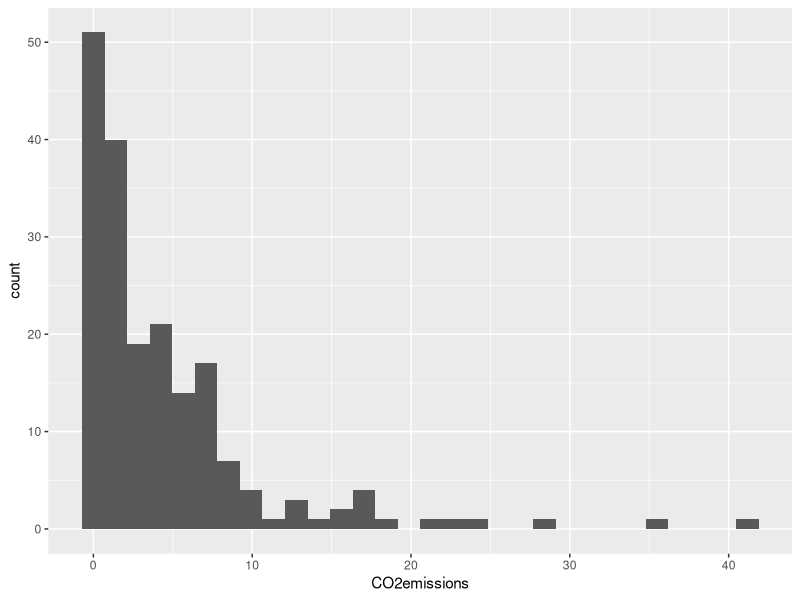

This chart was generated by the following R code:
## ---- chunk 1
#| message: false
#| warning: false
#| echo: false
library(tidyverse)
library(here)
library(ggplot2)
## ---- chunk 2
#| echo: false
gapmndr = read.csv(here("data/Gapminder_2011_LifeExp_CO2.csv"))
## ---- chunk 3
#| echo: false
ggplot(data = gapmndr, aes(x = CO2emissions)) +
  geom_histogram()
